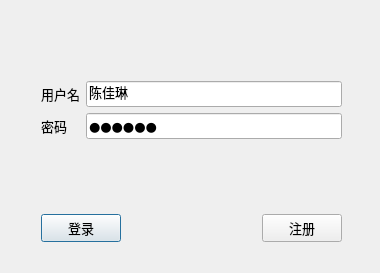
<?xml version="1.0" encoding="UTF-8"?>
<ui version="4.0">
 <class>LoginDialog</class>
 <widget class="QDialog" name="LoginDialog">
  <property name="geometry">
   <rect>
    <x>0</x>
    <y>0</y>
    <width>380</width>
    <height>273</height>
   </rect>
  </property>
  <property name="sizePolicy">
   <sizepolicy hsizetype="Expanding" vsizetype="Expanding">
    <horstretch>0</horstretch>
    <verstretch>0</verstretch>
   </sizepolicy>
  </property>
  <property name="font">
   <font>
    <family>微软雅黑 Light</family>
    <pointsize>10</pointsize>
   </font>
  </property>
  <property name="windowTitle">
   <string>Dialog</string>
  </property>
  <layout class="QVBoxLayout" name="verticalLayout">
   <item>
    <widget class="QStackedWidget" name="stackedWidget">
     <property name="currentIndex">
      <number>0</number>
     </property>
     <widget class="QWidget" name="page">
      <widget class="QWidget" name="layoutWidget">
       <property name="geometry">
        <rect>
         <x>30</x>
         <y>70</y>
         <width>301</width>
         <height>161</height>
        </rect>
       </property>
       <layout class="QVBoxLayout" name="verticalLayout_4">
        <item>
         <layout class="QHBoxLayout" name="horizontalLayout">
          <item>
           <layout class="QVBoxLayout" name="verticalLayout_2">
            <item>
             <widget class="QLabel" name="lb_user">
              <property name="text">
               <string>用户名</string>
              </property>
             </widget>
            </item>
            <item>
             <widget class="QLabel" name="lb_pwd">
              <property name="text">
               <string>密码</string>
              </property>
             </widget>
            </item>
           </layout>
          </item>
          <item>
           <layout class="QVBoxLayout" name="verticalLayout_3">
            <item>
             <widget class="QLineEdit" name="le_user">
              <property name="text">
               <string>陈佳琳</string>
              </property>
             </widget>
            </item>
            <item>
             <widget class="QLineEdit" name="le_pwd">
              <property name="text">
               <string>123456</string>
              </property>
              <property name="echoMode">
               <enum>QLineEdit::Password</enum>
              </property>
             </widget>
            </item>
           </layout>
          </item>
         </layout>
        </item>
        <item>
         <spacer name="verticalSpacer">
          <property name="orientation">
           <enum>Qt::Vertical</enum>
          </property>
          <property name="sizeHint" stdset="0">
           <size>
            <width>20</width>
            <height>40</height>
           </size>
          </property>
         </spacer>
        </item>
        <item>
         <layout class="QHBoxLayout" name="horizontalLayout_2">
          <item>
           <widget class="QPushButton" name="btn_login">
            <property name="text">
             <string>登录</string>
            </property>
           </widget>
          </item>
          <item>
           <spacer name="horizontalSpacer">
            <property name="orientation">
             <enum>Qt::Horizontal</enum>
            </property>
            <property name="sizeHint" stdset="0">
             <size>
              <width>40</width>
              <height>20</height>
             </size>
            </property>
           </spacer>
          </item>
          <item>
           <widget class="QPushButton" name="btn_to_reg">
            <property name="text">
             <string>注册</string>
            </property>
           </widget>
          </item>
         </layout>
        </item>
       </layout>
      </widget>
     </widget>
     <widget class="QWidget" name="page_2">
      <widget class="QWidget" name="layoutWidget">
       <property name="geometry">
        <rect>
         <x>40</x>
         <y>30</y>
         <width>301</width>
         <height>191</height>
        </rect>
       </property>
       <layout class="QVBoxLayout" name="verticalLayout_7">
        <item>
         <layout class="QHBoxLayout" name="horizontalLayout_3">
          <item>
           <layout class="QVBoxLayout" name="verticalLayout_5">
            <item>
             <widget class="QLabel" name="lb_reg_user">
              <property name="text">
               <string>用户名</string>
              </property>
             </widget>
            </item>
            <item>
             <widget class="QLabel" name="lb_tel">
              <property name="text">
               <string>电话</string>
              </property>
             </widget>
            </item>
            <item>
             <widget class="QLabel" name="lb_reg_pwd">
              <property name="text">
               <string>密码</string>
              </property>
             </widget>
            </item>
            <item>
             <widget class="QLabel" name="lb_reg_pwd2">
              <property name="text">
               <string>确认密码</string>
              </property>
             </widget>
            </item>
           </layout>
          </item>
          <item>
           <spacer name="horizontalSpacer_2">
            <property name="orientation">
             <enum>Qt::Horizontal</enum>
            </property>
            <property name="sizeHint" stdset="0">
             <size>
              <width>40</width>
              <height>20</height>
             </size>
            </property>
           </spacer>
          </item>
          <item>
           <layout class="QVBoxLayout" name="verticalLayout_6">
            <item>
             <widget class="QLineEdit" name="le_reg_user"/>
            </item>
            <item>
             <widget class="QLineEdit" name="le_reg_tel"/>
            </item>
            <item>
             <widget class="QLineEdit" name="le_reg_pwd">
              <property name="text">
               <string/>
              </property>
              <property name="echoMode">
               <enum>QLineEdit::Password</enum>
              </property>
             </widget>
            </item>
            <item>
             <widget class="QLineEdit" name="le_reg_pwd2">
              <property name="text">
               <string/>
              </property>
              <property name="echoMode">
               <enum>QLineEdit::Password</enum>
              </property>
             </widget>
            </item>
           </layout>
          </item>
         </layout>
        </item>
        <item>
         <spacer name="verticalSpacer_2">
          <property name="orientation">
           <enum>Qt::Vertical</enum>
          </property>
          <property name="sizeHint" stdset="0">
           <size>
            <width>20</width>
            <height>40</height>
           </size>
          </property>
         </spacer>
        </item>
        <item>
         <layout class="QHBoxLayout" name="horizontalLayout_4">
          <item>
           <widget class="QPushButton" name="btn_reg">
            <property name="text">
             <string>完成注册</string>
            </property>
           </widget>
          </item>
          <item>
           <spacer name="horizontalSpacer_3">
            <property name="orientation">
             <enum>Qt::Horizontal</enum>
            </property>
            <property name="sizeHint" stdset="0">
             <size>
              <width>40</width>
              <height>20</height>
             </size>
            </property>
           </spacer>
          </item>
          <item>
           <widget class="QPushButton" name="btn_to_login">
            <property name="text">
             <string>返回登录</string>
            </property>
           </widget>
          </item>
         </layout>
        </item>
       </layout>
      </widget>
     </widget>
    </widget>
   </item>
  </layout>
 </widget>
 <resources/>
 <connections/>
</ui>
